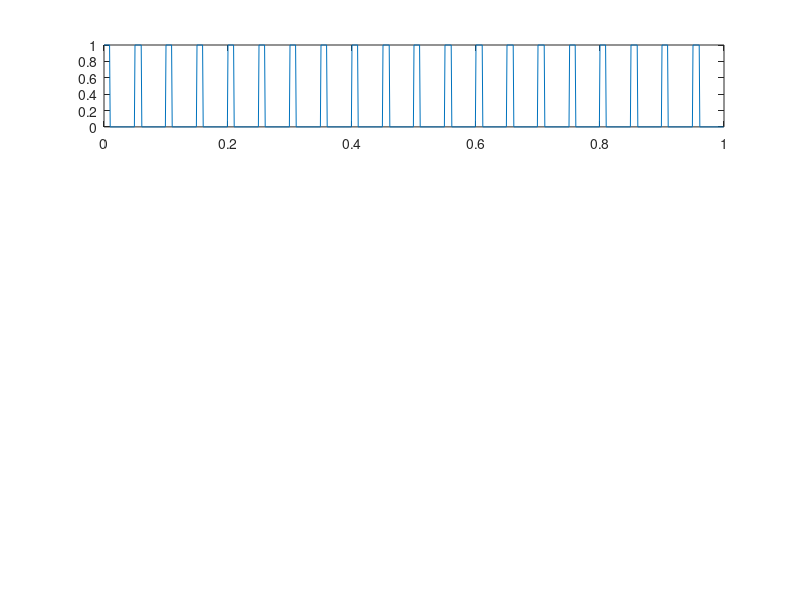

Source code (MATLAB): (Note: this script raises an error after producing the figure.)
clc;
close all;
clear all;
fc=20;
fm=2;
fs=1000;
t=1;
duty=20;

n=[0:1/fs:t];
n=n(1:end-1);

s=square(2*pi*fc*n, duty)
s(find(s<0))=0;

m=sin(2*pi*fm*n);
period_samp=length(n)/fc;

ind=(1:period_samp:length(n));
samp=ceil(period_samp*duty/100);
pam=zeros(1, length(n));

for i=1:length(ind)
    pam(ind(i):ind(i)+samp)=m(ind(i));
end

subplot(4, 1, 1);
plot(n, s);
ylim(-.2, 1.2);
title('Impulse train');
xlabel('------time');
ylabel('------amplitude');

subplot(4, 1, 2);
plot(n, m);
ylim(-1.2, 1.2);
title('Message signal');
xlabel('------time');
ylabel('------amplitude');


subplot(4, 1, 3);
plot(n, pam);
ylim(-.2, 1.2);
title('Modulated signal');
xlabel('------time');
ylabel('------amplitude');

dt=s.*pam;
filter=fir1(200, fm/fs, 'low');
dim=conv(filter, dt);
t=linspace(0, 1, length(dim));
subplot(4,1,4)
plot(t1, dim);
title('Demodulated signal pm');
xlabel('------Time');
ylabel('-------Amplitude');






